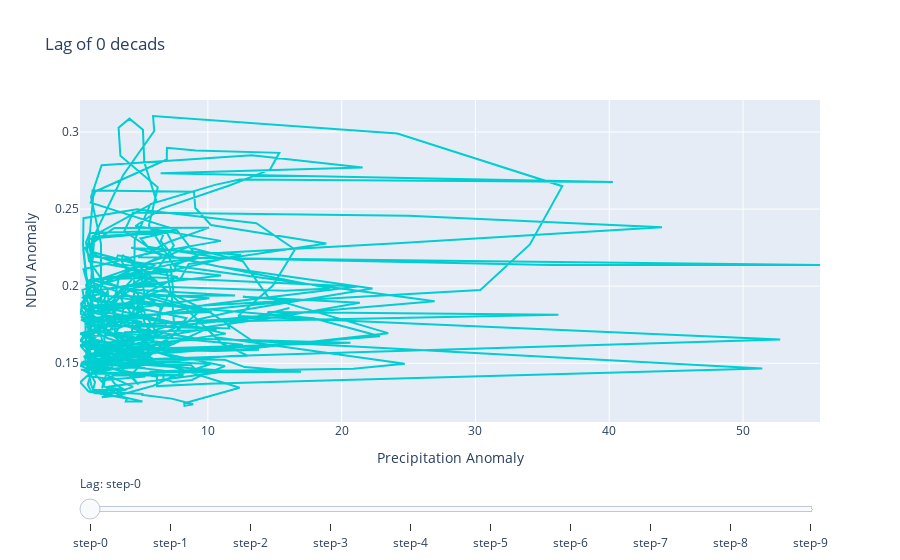

Notebook source saved alongside this figure:
### Code cell
# Create figure
fig = go.Figure()

fig.add_trace(
    go.Scatter(
            visible=False,
            line=dict(color="#00CED1", width=2),
            name="lag = 0 decads",
            x=df.Precip_low_skill,
            y=df.NDVI_low_skill))

# Add traces, one for each slider step
for lag in np.arange(1, 10, 1):
    fig.add_trace(
        go.Scatter(
            visible=False,
            line=dict(color="#00CED1", width=2),
            name="lag = " + str(lag) + ' decads',
            x=df.Precip_low_skill[:-lag],
            y=df.NDVI_low_skill[lag:]))

# Make 1st trace visible
fig.data[0].visible = True
fig.update_layout(title = "Lag of 0 decads",
                  xaxis_title='Precipitation Anomaly',
                  yaxis_title='NDVI Anomaly')

# Create and add slider
steps = []
for i in range(len(fig.data)):
    step = dict(
        method="update",
        args=[{"visible": [False] * len(fig.data)},
              {"title": "Lag of " + str(i) + " decads"}],  # layout attribute
    )
    step["args"][0]["visible"][i] = True  # Toggle i'th trace to "visible"
    steps.append(step)

sliders = [dict(
    active=0,
    currentvalue={"prefix": "Lag: "},
    pad={"t": 50},
    steps=steps
)]

fig.update_layout(
    sliders=sliders
)

fig.show()

### Figure 1 — Plotly figure (JSON) as saved in the notebook; plotly's stock layout.template omitted (floating-point values rounded to 4 significant figures; data arrays with more than 128 entries replaced by an {"elided": "..."} marker saying what was removed)
{"data": [{"line": {"color": "#00CED1", "width": 2}, "name": "lag = 0 decads", "type": "scatter", "visible": true, "x": {"elided": "606 float values"}, "y": {"elided": "606 float values"}}, {"line": {"color": "#00CED1", "width": 2}, "name": "lag = 1 decads", "type": "scatter", "visible": false, "x": {"elided": "605 float values"}, "y": {"elided": "605 float values"}}, {"line": {"color": "#00CED1", "width": 2}, "name": "lag = 2 decads", "type": "scatter", "visible": false, "x": {"elided": "604 float values"}, "y": {"elided": "604 float values"}}, {"line": {"color": "#00CED1", "width": 2}, "name": "lag = 3 decads", "type": "scatter", "visible": false, "x": {"elided": "603 float values"}, "y": {"elided": "603 float values"}}, {"line": {"color": "#00CED1", "width": 2}, "name": "lag = 4 decads", "type": "scatter", "visible": false, "x": {"elided": "602 float values"}, "y": {"elided": "602 float values"}}, {"line": {"color": "#00CED1", "width": 2}, "name": "lag = 5 decads", "type": "scatter", "visible": false, "x": {"elided": "601 float values"}, "y": {"elided": "601 float values"}}, {"line": {"color": "#00CED1", "width": 2}, "name": "lag = 6 decads", "type": "scatter", "visible": false, "x": {"elided": "600 float values"}, "y": {"elided": "600 float values"}}, {"line": {"color": "#00CED1", "width": 2}, "name": "lag = 7 decads", "type": "scatter", "visible": false, "x": {"elided": "599 float values"}, "y": {"elided": "599 float values"}}, {"line": {"color": "#00CED1", "width": 2}, "name": "lag = 8 decads", "type": "scatter", "visible": false, "x": {"elided": "598 float values"}, "y": {"elided": "598 float values"}}, {"line": {"color": "#00CED1", "width": 2}, "name": "lag = 9 decads", "type": "scatter", "visible": false, "x": {"elided": "597 float values"}, "y": {"elided": "597 float values"}}], "layout": {"autosize": true, "sliders": [{"active": 0, "currentvalue": {"prefix": "Lag: "}, "pad": {"t": 50}, "steps": [{"args": [{"visible": [true, false, false, false, false, false, false, false, false, false]}, {"title": "Lag of 0 decads"}], "method": "update"}, {"args": [{"visible": [false, true, false, false, false, false, false, false, false, false]}, {"title": "Lag of 1 decads"}], "method": "update"}, {"args": [{"visible": [false, false, true, false, false, false, false, false, false, false]}, {"title": "Lag of 2 decads"}], "method": "update"}, {"args": [{"visible": [false, false, false, true, false, false, false, false, false, false]}, {"title": "Lag of 3 decads"}], "method": "update"}, {"args": [{"visible": [false, false, false, false, true, false, false, false, false, false]}, {"title": "Lag of 4 decads"}], "method": "update"}, {"args": [{"visible": [false, false, false, false, false, true, false, false, false, false]}, {"title": "Lag of 5 decads"}], "method": "update"}, {"args": [{"visible": [false, false, false, false, false, false, true, false, false, false]}, {"title": "Lag of 6 decads"}], "method": "update"}, {"args": [{"visible": [false, false, false, false, false, false, false, true, false, false]}, {"title": "Lag of 7 decads"}], "method": "update"}, {"args": [{"visible": [false, false, false, false, false, false, false, false, true, false]}, {"title": "Lag of 8 decads"}], "method": "update"}, {"args": [{"visible": [false, false, false, false, false, false, false, false, false, true]}, {"title": "Lag of 9 decads"}], "method": "update"}]}], "title": {"text": "Lag of 0 decads"}, "xaxis": {"autorange": true, "range": [0.4395, 55.75], "title": {"text": "Precipitation Anomaly"}, "type": "linear"}, "yaxis": {"autorange": true, "range": [0.1119, 0.3208], "title": {"text": "NDVI Anomaly"}, "type": "linear"}}}
